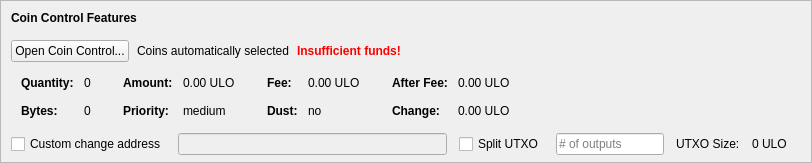
    <widget class="QFrame" name="frameCoinControl">
     <property name="sizePolicy">
      <sizepolicy hsizetype="Expanding" vsizetype="Expanding">
       <horstretch>0</horstretch>
       <verstretch>0</verstretch>
      </sizepolicy>
     </property>
     <property name="maximumSize">
      <size>
       <width>16777215</width>
       <height>16777215</height>
      </size>
     </property>
     <property name="frameShape">
      <enum>QFrame::StyledPanel</enum>
     </property>
     <property name="frameShadow">
      <enum>QFrame::Sunken</enum>
     </property>
     <layout class="QVBoxLayout" name="verticalLayoutCoinControl2">
      <property name="spacing">
       <number>0</number>
      </property>
      <property name="leftMargin">
       <number>0</number>
      </property>
      <property name="topMargin">
       <number>0</number>
      </property>
      <property name="rightMargin">
       <number>0</number>
      </property>
      <property name="bottomMargin">
       <number>6</number>
      </property>
      <item>
       <layout class="QVBoxLayout" name="verticalLayoutCoinControl" stretch="0,0,0,0,1">
        <property name="spacing">
         <number>0</number>
        </property>
        <property name="leftMargin">
         <number>10</number>
        </property>
        <property name="topMargin">
         <number>10</number>
        </property>
        <item>
         <layout class="QHBoxLayout" name="horizontalLayoutCoinControl1">
          <property name="bottomMargin">
           <number>15</number>
          </property>
          <item>
           <widget class="QLabel" name="labelCoinControlFeatures">
            <property name="sizePolicy">
             <sizepolicy hsizetype="Preferred" vsizetype="Maximum">
              <horstretch>0</horstretch>
              <verstretch>0</verstretch>
             </sizepolicy>
            </property>
            <property name="font">
             <font>
              <weight>75</weight>
              <bold>true</bold>
             </font>
            </property>
            <property name="styleSheet">
             <string notr="true">font-weight:bold;</string>
            </property>
            <property name="text">
             <string>Coin Control Features</string>
            </property>
           </widget>
          </item>
         </layout>
        </item>
        <item>
         <layout class="QHBoxLayout" name="horizontalLayoutCoinControl2" stretch="0,0,0,0">
          <property name="spacing">
           <number>8</number>
          </property>
          <property name="bottomMargin">
           <number>10</number>
          </property>
          <item>
           <widget class="QPushButton" name="pushButtonCoinControl">
            <property name="styleSheet">
             <string notr="true"/>
            </property>
            <property name="text">
             <string>Open Coin Control...</string>
            </property>
            <property name="autoDefault">
             <bool>false</bool>
            </property>
           </widget>
          </item>
          <item>
           <widget class="QLabel" name="labelCoinControlAutomaticallySelected">
            <property name="text">
             <string>Coins automatically selected</string>
            </property>
            <property name="margin">
             <number>5</number>
            </property>
           </widget>
          </item>
          <item>
           <widget class="QLabel" name="labelCoinControlInsuffFunds">
            <property name="font">
             <font>
              <weight>75</weight>
              <bold>true</bold>
             </font>
            </property>
            <property name="styleSheet">
             <string notr="true">color:red;font-weight:bold;</string>
            </property>
            <property name="text">
             <string>Insufficient funds!</string>
            </property>
            <property name="margin">
             <number>5</number>
            </property>
           </widget>
          </item>
          <item>
           <spacer name="horizontalSpacerCoinControl">
            <property name="orientation">
             <enum>Qt::Horizontal</enum>
            </property>
            <property name="sizeHint" stdset="0">
             <size>
              <width>40</width>
              <height>1</height>
             </size>
            </property>
           </spacer>
          </item>
         </layout>
        </item>
        <item>
         <widget class="QWidget" name="widgetCoinControl" native="true">
          <property name="sizePolicy">
           <sizepolicy hsizetype="Preferred" vsizetype="Preferred">
            <horstretch>0</horstretch>
            <verstretch>0</verstretch>
           </sizepolicy>
          </property>
          <property name="minimumSize">
           <size>
            <width>0</width>
            <height>0</height>
           </size>
          </property>
          <property name="styleSheet">
           <string notr="true"/>
          </property>
          <layout class="QHBoxLayout" name="horizontalLayoutCoinControl5">
           <property name="leftMargin">
            <number>0</number>
           </property>
           <property name="topMargin">
            <number>0</number>
           </property>
           <property name="rightMargin">
            <number>0</number>
           </property>
           <property name="bottomMargin">
            <number>0</number>
           </property>
           <item>
            <layout class="QHBoxLayout" name="horizontalLayoutCoinControl3" stretch="0,0,0,1">
             <property name="spacing">
              <number>20</number>
             </property>
             <property name="topMargin">
              <number>0</number>
             </property>
             <property name="bottomMargin">
              <number>10</number>
             </property>
             <item>
              <layout class="QFormLayout" name="formLayoutCoinControl1">
               <property name="horizontalSpacing">
                <number>10</number>
               </property>
               <property name="verticalSpacing">
                <number>14</number>
               </property>
               <property name="leftMargin">
                <number>10</number>
               </property>
               <property name="topMargin">
                <number>4</number>
               </property>
               <property name="rightMargin">
                <number>6</number>
               </property>
               <item row="0" column="0">
                <widget class="QLabel" name="labelCoinControlQuantityText">
                 <property name="font">
                  <font>
                   <weight>75</weight>
                   <bold>true</bold>
                  </font>
                 </property>
                 <property name="text">
                  <string>Quantity:</string>
                 </property>
                 <property name="margin">
                  <number>0</number>
                 </property>
                </widget>
               </item>
               <item row="0" column="1">
                <widget class="QLabel" name="labelCoinControlQuantity">
                 <property name="cursor">
                  <cursorShape>IBeamCursor</cursorShape>
                 </property>
                 <property name="contextMenuPolicy">
                  <enum>Qt::ActionsContextMenu</enum>
                 </property>
                 <property name="text">
                  <string notr="true">0</string>
                 </property>
                 <property name="margin">
                  <number>0</number>
                 </property>
                 <property name="textInteractionFlags">
                  <set>Qt::LinksAccessibleByMouse|Qt::TextSelectableByKeyboard|Qt::TextSelectableByMouse</set>
                 </property>
                </widget>
               </item>
               <item row="1" column="0">
                <widget class="QLabel" name="labelCoinControlBytesText">
                 <property name="font">
                  <font>
                   <weight>75</weight>
                   <bold>true</bold>
                  </font>
                 </property>
                 <property name="text">
                  <string>Bytes:</string>
                 </property>
                </widget>
               </item>
               <item row="1" column="1">
                <widget class="QLabel" name="labelCoinControlBytes">
                 <property name="cursor">
                  <cursorShape>IBeamCursor</cursorShape>
                 </property>
                 <property name="contextMenuPolicy">
                  <enum>Qt::ActionsContextMenu</enum>
                 </property>
                 <property name="text">
                  <string notr="true">0</string>
                 </property>
                 <property name="textInteractionFlags">
                  <set>Qt::LinksAccessibleByMouse|Qt::TextSelectableByKeyboard|Qt::TextSelectableByMouse</set>
                 </property>
                </widget>
               </item>
              </layout>
             </item>
             <item>
              <layout class="QFormLayout" name="formLayoutCoinControl2">
               <property name="horizontalSpacing">
                <number>10</number>
               </property>
               <property name="verticalSpacing">
                <number>14</number>
               </property>
               <property name="leftMargin">
                <number>6</number>
               </property>
               <property name="topMargin">
                <number>4</number>
               </property>
               <property name="rightMargin">
                <number>6</number>
               </property>
               <item row="0" column="0">
                <widget class="QLabel" name="labelCoinControlAmountText">
                 <property name="font">
                  <font>
                   <weight>75</weight>
                   <bold>true</bold>
                  </font>
                 </property>
                 <property name="text">
                  <string>Amount:</string>
                 </property>
                 <property name="margin">
                  <number>0</number>
                 </property>
                </widget>
               </item>
               <item row="0" column="1">
                <widget class="QLabel" name="labelCoinControlAmount">
                 <property name="cursor">
                  <cursorShape>IBeamCursor</cursorShape>
                 </property>
                 <property name="contextMenuPolicy">
                  <enum>Qt::ActionsContextMenu</enum>
                 </property>
                 <property name="text">
                  <string notr="true">0.00 ULO</string>
                 </property>
                 <property name="textInteractionFlags">
                  <set>Qt::LinksAccessibleByMouse|Qt::TextSelectableByKeyboard|Qt::TextSelectableByMouse</set>
                 </property>
                </widget>
               </item>
               <item row="1" column="0">
                <widget class="QLabel" name="labelCoinControlPriorityText">
                 <property name="font">
                  <font>
                   <weight>75</weight>
                   <bold>true</bold>
                  </font>
                 </property>
                 <property name="text">
                  <string>Priority:</string>
                 </property>
                </widget>
               </item>
               <item row="1" column="1">
                <widget class="QLabel" name="labelCoinControlPriority">
                 <property name="cursor">
                  <cursorShape>IBeamCursor</cursorShape>
                 </property>
                 <property name="contextMenuPolicy">
                  <enum>Qt::ActionsContextMenu</enum>
                 </property>
                 <property name="text">
                  <string>medium</string>
                 </property>
                 <property name="textInteractionFlags">
                  <set>Qt::LinksAccessibleByMouse|Qt::TextSelectableByKeyboard|Qt::TextSelectableByMouse</set>
                 </property>
                </widget>
               </item>
              </layout>
             </item>
             <item>
              <layout class="QFormLayout" name="formLayoutCoinControl3">
               <property name="horizontalSpacing">
                <number>10</number>
               </property>
               <property name="verticalSpacing">
                <number>14</number>
               </property>
               <property name="leftMargin">
                <number>6</number>
               </property>
               <property name="topMargin">
                <number>4</number>
               </property>
               <property name="rightMargin">
                <number>6</number>
               </property>
               <item row="0" column="0">
                <widget class="QLabel" name="labelCoinControlFeeText">
                 <property name="font">
                  <font>
                   <weight>75</weight>
                   <bold>true</bold>
                  </font>
                 </property>
                 <property name="text">
                  <string>Fee:</string>
                 </property>
                 <property name="margin">
                  <number>0</number>
                 </property>
                </widget>
               </item>
               <item row="0" column="1">
                <widget class="QLabel" name="labelCoinControlFee">
                 <property name="cursor">
                  <cursorShape>IBeamCursor</cursorShape>
                 </property>
                 <property name="contextMenuPolicy">
                  <enum>Qt::ActionsContextMenu</enum>
                 </property>
                 <property name="text">
                  <string notr="true">0.00 ULO</string>
                 </property>
                 <property name="textInteractionFlags">
                  <set>Qt::LinksAccessibleByMouse|Qt::TextSelectableByKeyboard|Qt::TextSelectableByMouse</set>
                 </property>
                </widget>
               </item>
               <item row="1" column="0">
                <widget class="QLabel" name="labelCoinControlLowOutputText">
                 <property name="font">
                  <font>
                   <weight>75</weight>
                   <bold>true</bold>
                  </font>
                 </property>
                 <property name="text">
                  <string>Dust:</string>
                 </property>
                </widget>
               </item>
               <item row="1" column="1">
                <widget class="QLabel" name="labelCoinControlLowOutput">
                 <property name="cursor">
                  <cursorShape>IBeamCursor</cursorShape>
                 </property>
                 <property name="contextMenuPolicy">
                  <enum>Qt::ActionsContextMenu</enum>
                 </property>
                 <property name="text">
                  <string>no</string>
                 </property>
                 <property name="textInteractionFlags">
                  <set>Qt::LinksAccessibleByMouse|Qt::TextSelectableByKeyboard|Qt::TextSelectableByMouse</set>
                 </property>
                </widget>
               </item>
              </layout>
             </item>
             <item>
              <layout class="QFormLayout" name="formLayoutCoinControl4">
               <property name="horizontalSpacing">
                <number>10</number>
               </property>
               <property name="verticalSpacing">
                <number>14</number>
               </property>
               <property name="leftMargin">
                <number>6</number>
               </property>
               <property name="topMargin">
                <number>4</number>
               </property>
               <property name="rightMargin">
                <number>6</number>
               </property>
               <item row="0" column="0">
                <widget class="QLabel" name="labelCoinControlAfterFeeText">
                 <property name="font">
                  <font>
                   <weight>75</weight>
                   <bold>true</bold>
                  </font>
                 </property>
                 <property name="text">
                  <string>After Fee:</string>
                 </property>
                 <property name="margin">
                  <number>0</number>
                 </property>
                </widget>
               </item>
               <item row="0" column="1">
                <widget class="QLabel" name="labelCoinControlAfterFee">
                 <property name="cursor">
                  <cursorShape>IBeamCursor</cursorShape>
                 </property>
                 <property name="contextMenuPolicy">
                  <enum>Qt::ActionsContextMenu</enum>
                 </property>
                 <property name="text">
                  <string notr="true">0.00 ULO</string>
                 </property>
                 <property name="textInteractionFlags">
                  <set>Qt::LinksAccessibleByMouse|Qt::TextSelectableByKeyboard|Qt::TextSelectableByMouse</set>
                 </property>
                </widget>
               </item>
               <item row="1" column="0">
                <widget class="QLabel" name="labelCoinControlChangeText">
                 <property name="font">
                  <font>
                   <weight>75</weight>
                   <bold>true</bold>
                  </font>
                 </property>
                 <property name="text">
                  <string>Change:</string>
                 </property>
                </widget>
               </item>
               <item row="1" column="1">
                <widget class="QLabel" name="labelCoinControlChange">
                 <property name="cursor">
                  <cursorShape>IBeamCursor</cursorShape>
                 </property>
                 <property name="contextMenuPolicy">
                  <enum>Qt::ActionsContextMenu</enum>
                 </property>
                 <property name="text">
                  <string notr="true">0.00 ULO</string>
                 </property>
                 <property name="textInteractionFlags">
                  <set>Qt::LinksAccessibleByMouse|Qt::TextSelectableByKeyboard|Qt::TextSelectableByMouse</set>
                 </property>
                </widget>
               </item>
              </layout>
             </item>
            </layout>
           </item>
          </layout>
         </widget>
        </item>
        <item>
         <layout class="QHBoxLayout" name="horizontalLayoutCoinControl4" stretch="0,0,0,0,0,0,0">
          <property name="spacing">
           <number>12</number>
          </property>
          <property name="sizeConstraint">
           <enum>QLayout::SetDefaultConstraint</enum>
          </property>
          <property name="topMargin">
           <number>5</number>
          </property>
          <property name="rightMargin">
           <number>5</number>
          </property>
          <item>
           <widget class="QCheckBox" name="checkBoxCoinControlChange">
            <property name="toolTip">
             <string>If this is activated, but the change address is empty or invalid, change will be sent to a newly generated address.</string>
            </property>
            <property name="text">
             <string>Custom change address</string>
            </property>
           </widget>
          </item>
          <item>
           <widget class="QValidatedLineEdit" name="lineEditCoinControlChange">
            <property name="enabled">
             <bool>false</bool>
            </property>
            <property name="sizePolicy">
             <sizepolicy hsizetype="Expanding" vsizetype="Fixed">
              <horstretch>0</horstretch>
              <verstretch>0</verstretch>
             </sizepolicy>
            </property>
           </widget>
          </item>
          <item>
           <widget class="QCheckBox" name="splitBlockCheckBox">
            <property name="text">
             <string>Split UTXO</string>
            </property>
           </widget>
          </item>
          <item>
           <widget class="QLineEdit" name="splitBlockLineEdit">
            <property name="sizePolicy">
             <sizepolicy hsizetype="Fixed" vsizetype="Fixed">
              <horstretch>50</horstretch>
              <verstretch>0</verstretch>
             </sizepolicy>
            </property>
            <property name="placeholderText">
             <string># of outputs</string>
            </property>
           </widget>
          </item>
          <item>
           <widget class="QLabel" name="labelBlockSizeText">
            <property name="text">
             <string>UTXO Size:</string>
            </property>
           </widget>
          </item>
          <item>
           <widget class="QLabel" name="labelBlockSize">
            <property name="text">
             <string>0 ULO</string>
            </property>
           </widget>
          </item>
          <item>
           <widget class="QLabel" name="labelCoinControlChangeLabel">
            <property name="sizePolicy">
             <sizepolicy hsizetype="Preferred" vsizetype="Expanding">
              <horstretch>0</horstretch>
              <verstretch>0</verstretch>
             </sizepolicy>
            </property>
            <property name="minimumSize">
             <size>
              <width>0</width>
              <height>0</height>
             </size>
            </property>
            <property name="text">
             <string/>
            </property>
            <property name="margin">
             <number>3</number>
            </property>
           </widget>
          </item>
         </layout>
        </item>
        <item>
         <spacer name="verticalSpacerCoinControl">
          <property name="orientation">
           <enum>Qt::Vertical</enum>
          </property>
          <property name="sizeHint" stdset="0">
           <size>
            <width>800</width>
            <height>1</height>
           </size>
          </property>
         </spacer>
        </item>
       </layout>
      </item>
     </layout>
    </widget>
